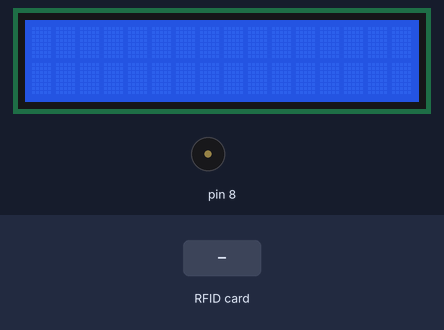
The sketch below on a simulated Arduino Uno, built with avr-gcc and run on an emulated ATmega328P. Parts: 16×2 character LCD, buzzer (waves = sounding). The inputs (shaded band) are chosen by the test bench. What the sketch prints to the serial monitor is not drawn.

Above: at 1.3 s.
1.4 s: RFID card 5E 7A 19 C4 held to the reader
At 1.56 s:
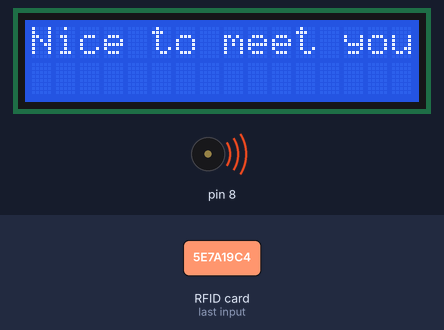
At 2.2 s:
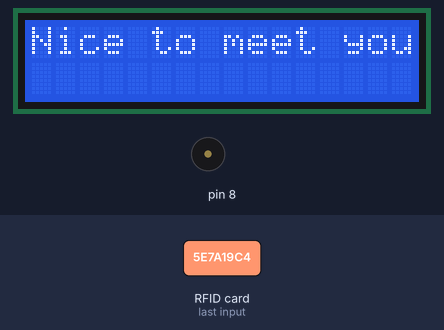
Timing chart, 0 to 4.4 s (numbered marks = the images above; inputs shaded):
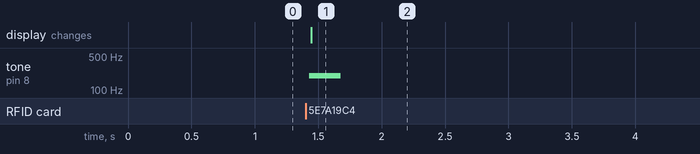

The sketch:

Arduino_RFID.ino
```cpp
#include <SPI.h>
#include <MFRC522.h>
#include <LiquidCrystal_I2C.h>
#define RST_PIN 9
#define SS_PIN 10

#define NOTE_G3 196

LiquidCrystal_I2C lcd(0x27, 16, 2);

MFRC522 mfrc522(SS_PIN, RST_PIN);
MFRC522::MIFARE_Key key;

byte data1[16] = {"Nice to meet you"};
byte readbackblock[18];

void setup() {
  Serial.begin(115200);
  SPI.begin();
  mfrc522.PCD_Init();
  Serial.println("Scan a MIFARE Classic card");
  for (byte i = 0; i < 6; i++) {
    key.keyByte[i] = 0xFF;
  }
  lcd.init();
  lcd.backlight();
}

void loop() {
  if (!mfrc522.PICC_IsNewCardPresent()) {
    return;
  }
  if (!mfrc522.PICC_ReadCardSerial()) {
    return;
  }
  Serial.println("Card detected. Writing data");
  writeBlock(1, data1);

  Serial.println("Reading data from the tag");

  readBlock(1, readbackblock);
  Serial.print("Read block 1: ");
  lcd.setCursor(0, 0);
  for (int j = 0; j < 16; j++) {
    Serial.write(readbackblock[j]);
    lcd.write(readbackblock[j]);
  }
  Serial.println("");
}


int writeBlock(int blockNumber, byte arrayAddress[]) {
  int largestModulo4Number = blockNumber / 4 * 4;
  int trailerBlock = largestModulo4Number + 3;

  if (blockNumber > 2 && (blockNumber + 1) % 4 == 0) {
    Serial.print(blockNumber);
    Serial.println(" is a trailer block: Error");
    return 2;
  }

  byte status = mfrc522.PCD_Authenticate(MFRC522::PICC_CMD_MF_AUTH_KEY_A, trailerBlock, &key, &(mfrc522.uid));


  if (status != MFRC522::STATUS_OK) {
    Serial.print("Authentication failed: ");
    Serial.println(mfrc522.GetStatusCodeName(status));
    return 3;
  }

  status = mfrc522.MIFARE_Write(blockNumber, arrayAddress, 16);

  if (status != MFRC522::STATUS_OK) {
    Serial.print("Data write failed: ");
    Serial.println(mfrc522.GetStatusCodeName(status));
    return 4;
  }

  Serial.print("Data written to block ");
  Serial.println(blockNumber);
}


int readBlock(int blockNumber, byte arrayAddress[]) {
  int largestModulo4Number = blockNumber / 4 * 4;
  int trailerBlock = largestModulo4Number + 3;

  byte status = mfrc522.PCD_Authenticate(MFRC522::PICC_CMD_MF_AUTH_KEY_A, trailerBlock, &key, &(mfrc522.uid));

  if (status != MFRC522::STATUS_OK) {
    Serial.print("Authentication failed: ");
    Serial.println(mfrc522.GetStatusCodeName(status));
    return 3;
  }

  byte buffersize = 18;
  status = mfrc522.MIFARE_Read(blockNumber, arrayAddress, &buffersize);

  if (status != MFRC522::STATUS_OK) {
    Serial.print("Data read failed: ");
    Serial.println(mfrc522.GetStatusCodeName(status));
    return 4;
  }

  Serial.println("Data read successfully");

  tone(8, NOTE_G3, 1000 / 4);
}
```

Measured:
- after the input at 1.4 s, tone on pin 8: silent → 196 Hz at once, → silent 0.25 s later; the display: changes at once (image 1)
